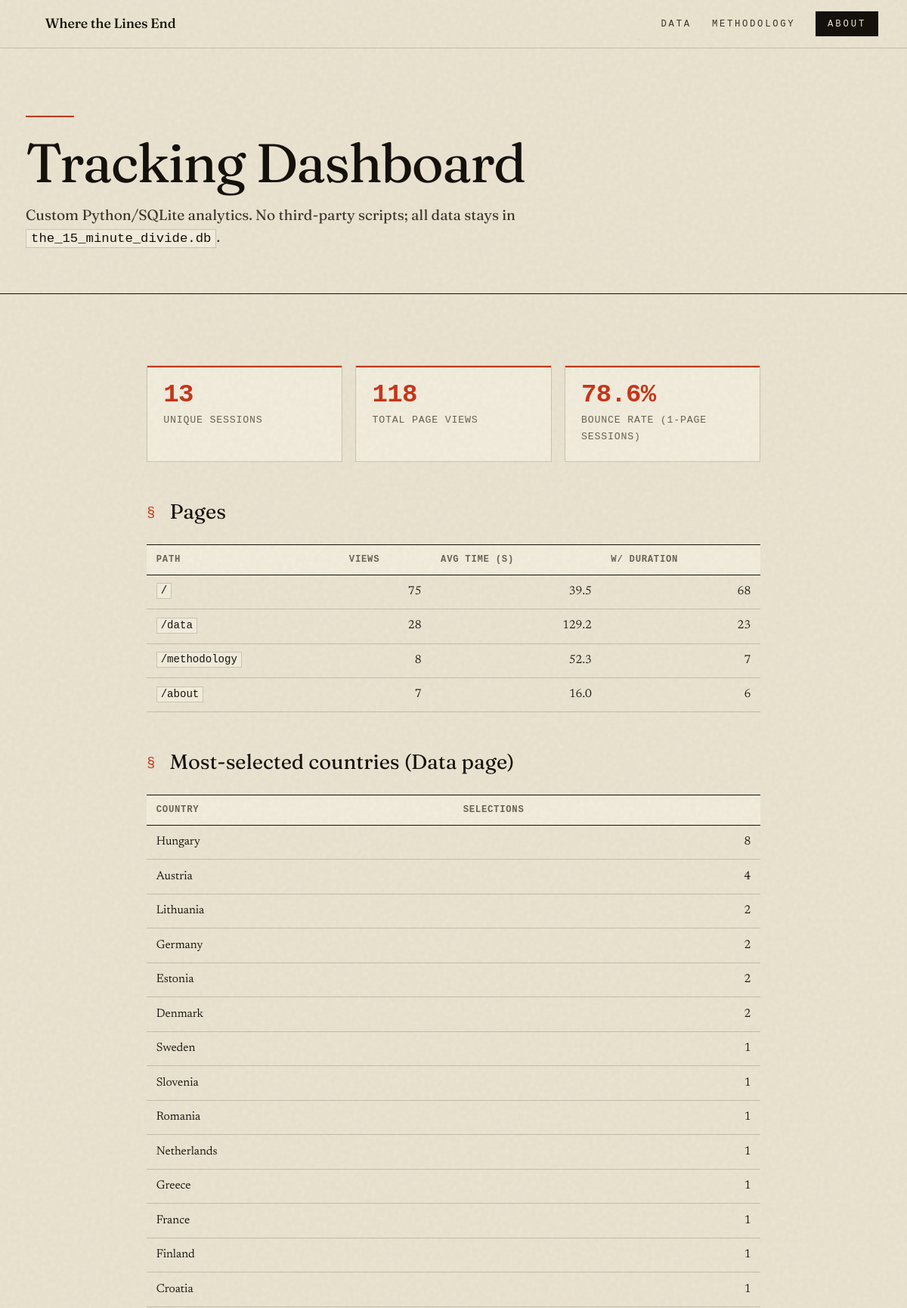
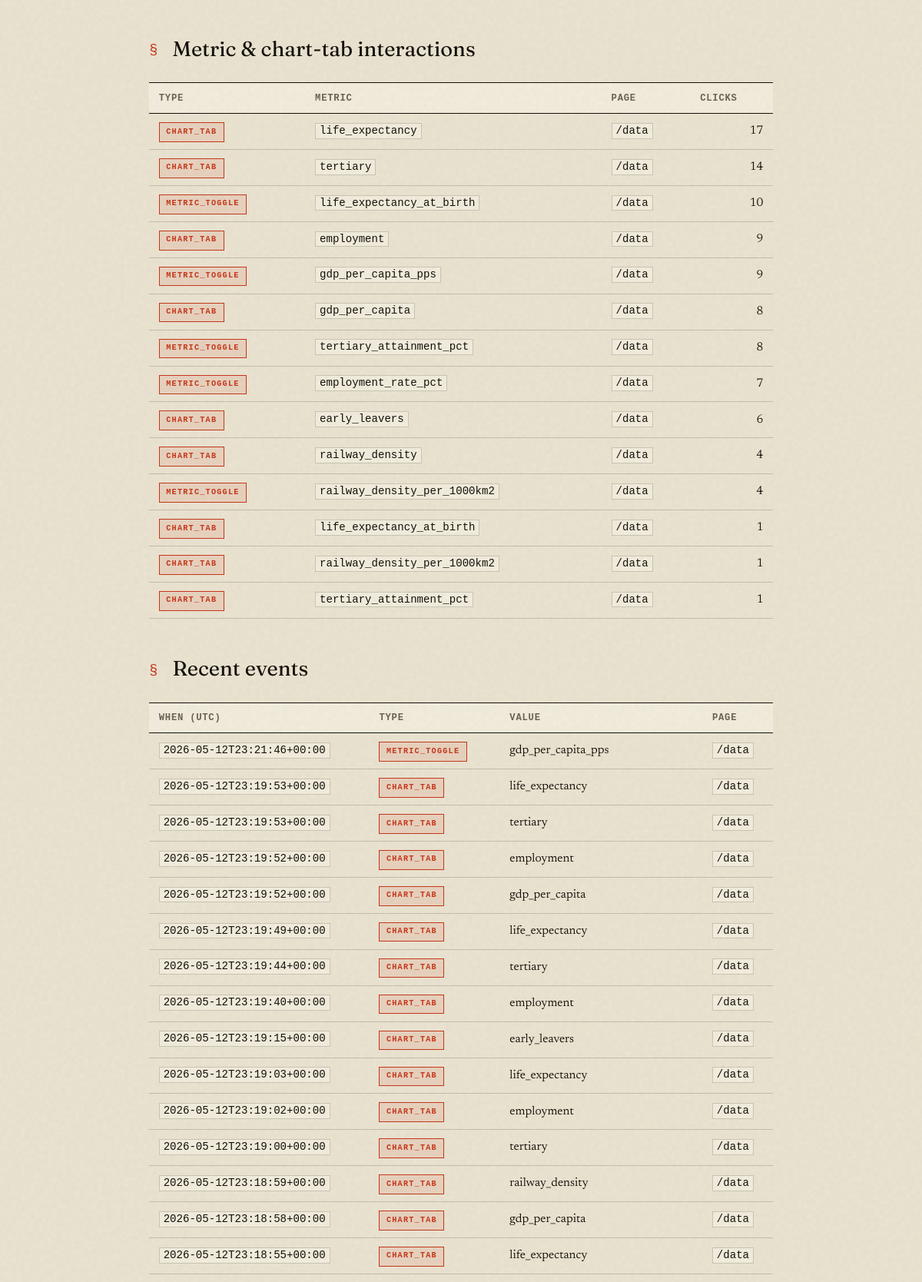
Page /tracker (upper part) on the committed database (2 pictures, top to bottom).
### tables this page shows
CREATE TABLE tracking_events (
            id          INTEGER PRIMARY KEY AUTOINCREMENT,
            session_id  TEXT    NOT NULL,
            event_type  TEXT    NOT NULL,
            event_value TEXT,
            path        TEXT,
            occurred_at TEXT    NOT NULL,
            FOREIGN KEY (session_id) REFERENCES tracking_sessions(session_id)
        );

### tracking.py (the view)
@bp.get("/tracker")
def dashboard():
    conn = _db()
    conn.row_factory = sqlite3.Row
    cur = conn.cursor()
    cur.execute("SELECT COUNT(*) AS n FROM tracking_sessions")
    n_sessions = cur.fetchone()["n"]
    cur.execute("SELECT COUNT(*) AS n FROM tracking_pageviews")
    n_pageviews = cur.fetchone()["n"]
    cur.execute("""
        SELECT path,
               COUNT(*)                              AS views,
               ROUND(AVG(duration_ms) / 1000.0, 1)   AS avg_seconds,
               COUNT(duration_ms)                    AS n_with_duration
        FROM tracking_pageviews
        GROUP BY path
        ORDER BY views DESC
    """)
    by_page = [dict(r) for r in cur.fetchall()]
    cur.execute("""
        SELECT event_value AS country, COUNT(*) AS n
        FROM tracking_events
        WHERE event_type = 'country_select' AND event_value <> ''
        GROUP BY event_value
        ORDER BY n DESC
        LIMIT 15
    """)
    countries = [dict(r) for r in cur.fetchall()]
    cur.execute("""
        SELECT event_type, event_value AS metric, path, COUNT(*) AS n
        FROM tracking_events
        WHERE event_type IN ('chart_tab', 'metric_toggle')
        GROUP BY event_type, event_value, path
        ORDER BY n DESC
        LIMIT 20
    """)
    metric_use = [dict(r) for r in cur.fetchall()]
    cur.execute("""
        SELECT event_type, event_value, path, occurred_at
        FROM tracking_events
        ORDER BY id DESC
        LIMIT 30
    """)
    recent_events = [dict(r) for r in cur.fetchall()]
    cur.execute("""
        SELECT
            SUM(CASE WHEN n = 1 THEN 1 ELSE 0 END) AS bounced,
            COUNT(*)                                AS total
        FROM (
            SELECT session_id, COUNT(*) AS n
            FROM tracking_pageviews
            GROUP BY session_id
        )
    """)
    b = dict(cur.fetchone())
    bounce_pct = (
        round(100 * (b["bounced"] or 0) / b["total"], 1)
        if b["total"] else 0.0
    )
    conn.close()
    return render_template(
        "tracker.html",
        n_sessions=n_sessions,
        n_pageviews=n_pageviews,
        bounce_pct=bounce_pct,
        by_page=by_page,
        countries=countries,
        metric_use=metric_use,
        recent_events=recent_events,
    )

### tracking.py (called while the page is built, shortened)
def _db():
    return sqlite3.connect(current_app.config["DB_PATH"])

def before_request_hook():
    if request.method != "GET":
        return
    path = request.path
    if path in EXCLUDE_PATHS:
        return

def context_processor():
    return {"tracking_pageview_id": getattr(g, "tracking_pageview_id", None)}

### templates/tracker.html (shortened to what this page needs)
{% extends "base.html" %}
{% block content %}
<div class="page-header">
    <div class="page-header__inner">
        <h1 class="page-header__title">Tracking Dashboard</h1>
        <p class="page-header__sub">
            Custom Python/SQLite analytics. No third-party scripts; all data
            stays in <code>the_15_minute_divide.db</code>.
        </p>
    </div>
</div>
<div class="prose-layout">
    <div class="tracker-grid">
        <div class="tracker-stat">
            <span class="tracker-stat__num">{{ n_sessions }}</span>
            <span class="tracker-stat__label">Unique sessions</span>
        </div>
        <div class="tracker-stat">
            <span class="tracker-stat__num">{{ n_pageviews }}</span>
            <span class="tracker-stat__label">Total page views</span>
        </div>
        <div class="tracker-stat">
            <span class="tracker-stat__num">{{ bounce_pct }}%</span>
            <span class="tracker-stat__label">Bounce rate (1-page sessions)</span>
        </div>
    </div>
    <h2 class="tracker-section-title">Pages</h2>
    {% if by_page %}
    <table class="tracker-table">
        <thead>
            <tr>
                <th>Path</th>
                <th class="num">Views</th>
                <th class="num">Avg time (s)</th>
                <th class="num">w/ duration</th>
            </tr>
        </thead>
        <tbody>
        {% for row in by_page %}
            <tr>
                <td><code>{{ row.path }}</code></td>
                <td class="num">{{ row.views }}</td>
                <td class="num">{{ row.avg_seconds if row.avg_seconds is not none else '—' }}</td>
                <td class="num">{{ row.n_with_duration }}</td>
            </tr>
        {% endfor %}
        </tbody>
    </table>
    {% else %}
    <div class="tracker-empty">No page views logged yet.</div>
    {% endif %}
    <h2 class="tracker-section-title">Most-selected countries (Data page)</h2>
    {% if countries %}
    <table class="tracker-table">
        <thead>
            <tr>
                <th>Country</th>
                <th class="num">Selections</th>
            </tr>
        </thead>
        <tbody>
        {% for row in countries %}
            <tr>
                <td>{{ row.country }}</td>
                <td class="num">{{ row.n }}</td>
            </tr>
        {% endfor %}
        </tbody>
    </table>
    {% else %}
    <div class="tracker-empty">
        No country selections yet — open the
        <a href="{{ url_for('data') }}">Data Explorer</a> and pick one.
    </div>
    {% endif %}
    <h2 class="tracker-section-title">Metric &amp; chart-tab interactions</h2>
    {% if metric_use %}
    <table class="tracker-table">
        <thead>
            <tr>
                <th>Type</th>
                <th>Metric</th>
                <th>Page</th>
                <th class="num">Clicks</th>
            </tr>
        </thead>
        <tbody>
        {% for row in metric_use %}
            <tr>
                <td><span class="tracker-pill">{{ row.event_type }}</span></td>
                <td><code>{{ row.metric }}</code></td>
                <td><code>{{ row.path }}</code></td>
                <td class="num">{{ row.n }}</td>
            </tr>
        {% endfor %}
        </tbody>
    </table>
    {% else %}
    <div class="tracker-empty">No metric or chart-tab clicks yet.</div>
    {% endif %}
    <h2 class="tracker-section-title">Recent events</h2>
    {% if recent_events %}
    <table class="tracker-table">
        <thead>
            <tr>
                <th>When (UTC)</th>
                <th>Type</th>
                <th>Value</th>
                <th>Page</th>
            </tr>
        </thead>
        <tbody>
        {% for row in recent_events %}
            <tr>
                <td><code>{{ row.occurred_at }}</code></td>
                <td><span class="tracker-pill">{{ row.event_type }}</span></td>
                <td>{{ row.event_value }}</td>
                <td><code>{{ row.path }}</code></td>
            </tr>
        {% endfor %}
        </tbody>
    </table>
    {% else %}
    <div class="tracker-empty">No events logged yet.</div>
    {% endif %}
</div>
{% endblock %}

### templates/base.html (shortened to what this page needs)
<!doctype html>
<html lang="en">
<head>
    <link rel="stylesheet" href="{{ url_for('static', filename='css/style.css') }}" />
</head>
<body>
    <nav class="nav">
        <a href="{{ url_for('index') }}" class="nav__brand">
            Where the Lines End
        </a>
        <ul class="nav__links">
            <li>
                <a href="{{ url_for('data') }}" class="nav__link">Data</a>
            </li>
            <li>
                <a href="{{ url_for('methodology') }}" class="nav__link">Methodology</a>
            </li>
            <li>
                <a href="{{ url_for('about') }}" class="nav__link nav__link--cta">About</a>
            </li>
        </ul>
    </nav>
    <main>{% block content %}{% endblock %}</main>
</body>
</html>

### templates/tracker.html (style rules this page uses)
.tracker-grid { display: grid; grid-template-columns: repeat(auto-fit, minmax(180px, 1fr)); gap: 1rem; margin-bottom: 2.5rem; }
.tracker-stat { background: var(--clr-bg-soft); border: 1px solid var(--clr-border); border-radius: var(--radius); padding: 1.25rem; }
.tracker-stat__num { display: block; font-size: 2rem; font-weight: 800; color: var(--clr-text); line-height: 1; letter-spacing: -.02em; }
.tracker-stat__label { display: block; margin-top: .35rem; font-size: .78rem; color: var(--clr-muted); text-transform: uppercase; letter-spacing: .06em; }
.tracker-table { width: 100%; border-collapse: collapse; margin-bottom: 2.5rem; font-size: .92rem; }
.tracker-table th, .tracker-table td { text-align: left; padding: .55rem .75rem; border-bottom: 1px solid var(--clr-border); }
.tracker-table th { font-size: .72rem; text-transform: uppercase; letter-spacing: .06em; color: var(--clr-muted); background: var(--clr-bg-soft); }
.tracker-table td.num { text-align: right; font-variant-numeric: tabular-nums; }
.tracker-section-title { font-size: 1.15rem; font-weight: 700; margin-bottom: .75rem; color: var(--clr-text); }
.tracker-pill { display: inline-block; padding: .15rem .55rem; border-radius: 999px; font-size: .72rem; font-weight: 600; background: #eef5ff; color: var(--clr-blue); }

### rows in the picture
tracking_events: country "Germany", n "2"
tracking_events: event_type "CHART_TAB", metric "life_expectancy_at_birth", path "/data", n "1"
tracking_events: event_type "CHART_TAB", metric "railway_density_per_1000km2", path "/data", n "1"
tracking_events: event_type "CHART_TAB", metric "tertiary_attainment_pct", path "/data", n "1"
tracking_events: occurred_at "2026-05-12T23:21:46+00:00", event_type "METRIC_TOGGLE", event_value "gdp_per_capita_pps", path "/data"
tracking_events: occurred_at "2026-05-12T23:19:53+00:00", event_type "CHART_TAB", event_value "life_expectancy", path "/data"
tracking_events: occurred_at "2026-05-12T23:19:53+00:00", event_type "CHART_TAB", event_value "tertiary", path "/data"
tracking_events: occurred_at "2026-05-12T23:19:52+00:00", event_type "CHART_TAB", event_value "employment", path "/data"
tracking_events: occurred_at "2026-05-12T23:19:52+00:00", event_type "CHART_TAB", event_value "gdp_per_capita", path "/data"
tracking_events: occurred_at "2026-05-12T23:19:49+00:00", event_type "CHART_TAB", event_value "life_expectancy", path "/data"
tracking_events: occurred_at "2026-05-12T23:19:44+00:00", event_type "CHART_TAB", event_value "tertiary", path "/data"
tracking_events: occurred_at "2026-05-12T23:19:40+00:00", event_type "CHART_TAB", event_value "employment", path "/data"
tracking_events: occurred_at "2026-05-12T23:19:15+00:00", event_type "CHART_TAB", event_value "early_leavers", path "/data"
tracking_events: occurred_at "2026-05-12T23:19:03+00:00", event_type "CHART_TAB", event_value "life_expectancy", path "/data"
tracking_events: occurred_at "2026-05-12T23:19:02+00:00", event_type "CHART_TAB", event_value "employment", path "/data"
tracking_events: occurred_at "2026-05-12T23:19:00+00:00", event_type "CHART_TAB", event_value "tertiary", path "/data"
tracking_events: occurred_at "2026-05-12T23:18:59+00:00", event_type "CHART_TAB", event_value "railway_density", path "/data"
tracking_events: occurred_at "2026-05-12T23:18:58+00:00", event_type "CHART_TAB", event_value "gdp_per_capita", path "/data"
tracking_events: occurred_at "2026-05-12T23:18:55+00:00", event_type "CHART_TAB", event_value "life_expectancy", path "/data"

### other values in the picture
{{ n_sessions }} "13"
{{ n_pageviews }} "118"
{{ bounce_pct }} "78.6"
{{ row.path }} "/" "/data" "/methodology" "/about"
{{ row.views }} "75" "28" "8" "7"
{{ row.avg_seconds if row.avg_seconds is not none else '—' }} "39.5" "129.2" "52.3" "16.0"
{{ row.n_with_duration }} "68" "23" "7" "6"
{{ row.country }} "Hungary" "Austria" "Lithuania" "Estonia" "Denmark" "Sweden" "Slovenia" "Romania" "Netherlands" "Greece" "France" "Finland" "Croatia"
{{ row.n }} "8" "4" "2" "2" "2" "1" "1" "1" "1" "1" "1" "1" "1"
{{ row.event_type }} "CHART_TAB" "CHART_TAB" "METRIC_TOGGLE" "CHART_TAB" "METRIC_TOGGLE" "CHART_TAB" "METRIC_TOGGLE" "METRIC_TOGGLE" "CHART_TAB" "CHART_TAB" "METRIC_TOGGLE"
{{ row.metric }} "life_expectancy" "tertiary" "life_expectancy_at_birth" "employment" "gdp_per_capita_pps" "gdp_per_capita" "tertiary_attainment_pct" "employment_rate_pct" "early_leavers" "railway_density" "railway_density_per_1000km2"
{{ row.path }} "/data" "/data" "/data" "/data" "/data" "/data" "/data" "/data" "/data" "/data" "/data"
{{ row.n }} "17" "14" "10" "9" "9" "8" "8" "7" "6" "4" "4"
